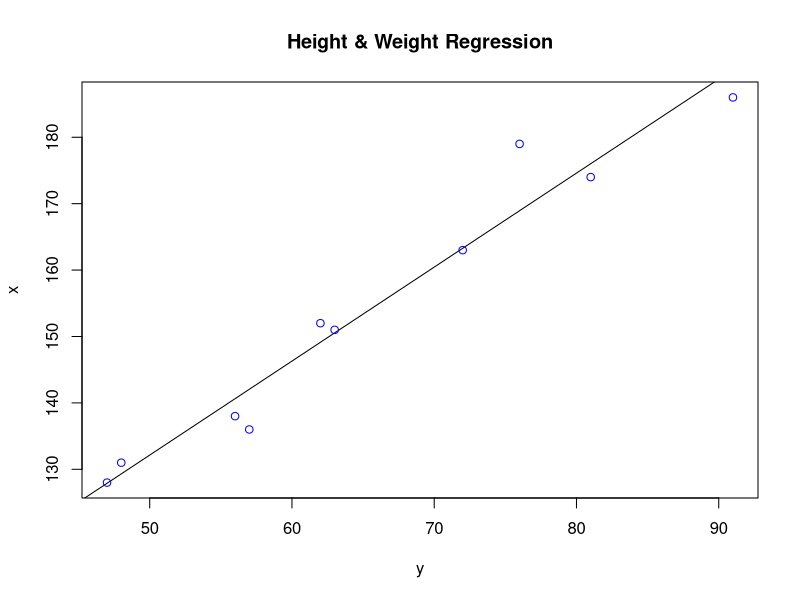

This figure's R source:
x <- c(151, 174, 138, 186, 128, 136, 179, 163, 152, 131)
y <- c(63, 81, 56, 91, 47, 57, 76, 72, 62, 48)

# Apply the lm() function.
relation <- lm(y~x)

print(relation)

x <- c(151, 174, 138, 186, 128, 136, 179, 163, 152, 131)
y <- c(63, 81, 56, 91, 47, 57, 76, 72, 62, 48)

# Apply the lm() function.
relation <- lm(y~x)

print(summary(relation))

# The predictor vector.
x <- c(151, 174, 138, 186, 128, 136, 179, 163, 152, 131)

# The resposne vector.
y <- c(63, 81, 56, 91, 47, 57, 76, 72, 62, 48)

# Apply the lm() function.
relation <- lm(y~x)

# Find weight of a person with height 170.
a <- data.frame(x = 170)
result <-  predict(relation,a)
print(result)

# Create the predictor and response variable.
x <- c(151, 174, 138, 186, 128, 136, 179, 163, 152, 131)
y <- c(63, 81, 56, 91, 47, 57, 76, 72, 62, 48)
relation <- lm(y~x)

# Give the chart file a name.
#png(file = "linearregression.png")

# Plot the chart.
plot(y,x,col = "blue",main = "Height & Weight Regression",
     abline(lm(x~y)))

# Save the file.
#dev.off()





